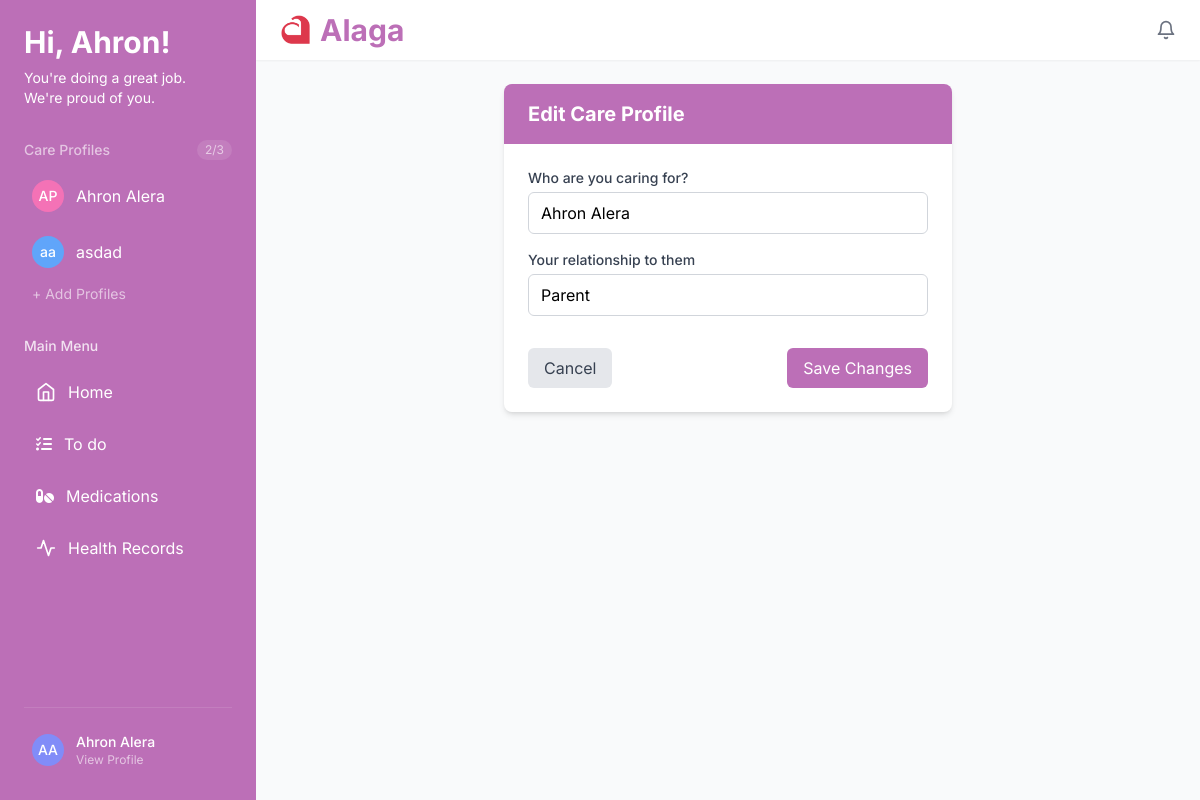
The app's page /edit_profile/1 (signed in) with its own data.
### app.py (models this page shows)
class User(db.Model, UserMixin):
    id = db.Column(db.Integer, primary_key=True)
    fullname = db.Column(db.String(20), nullable=False)
    username = db.Column(db.String(20), unique=True, nullable=False)
    password = db.Column(db.String(80), nullable=False)
    medications = db.relationship('Medication', backref='user_profile', lazy=True, cascade="all, delete-orphan")

class CareProfile(db.Model):
    id = db.Column(db.Integer, primary_key=True)
    care_recipient = db.Column(db.String(50), nullable=False)  # who you care for
    relationship = db.Column(db.String(50), nullable=False)    # relationship to them
    user_id = db.Column(db.Integer, db.ForeignKey('user.id'), nullable=False)
    medications = db.relationship('Medication', backref='care_profile', lazy=True, cascade="all, delete-orphan")

### app.py (the view)
@app.route('/edit_profile/<int:profile_id>', methods=['GET', 'POST'])
@login_required
def edit_profile(profile_id):
    profile = CareProfile.query.filter_by(id=profile_id, user_id=current_user.id).first_or_404()
    profiles = CareProfile.query.filter_by(user_id=current_user.id).all()
    if request.method == 'POST':
        profile.care_recipient = request.form.get('care_recipient')
        profile.relationship = request.form.get('relationship')
        db.session.commit()
        return redirect(url_for('care_profiles'))
    fullname = current_user.fullname
    initials = get_initials(fullname)
    return render_template('edit_profile.html', profile=profile, profiles=profiles, fullname=fullname, initials=initials)

### app.py (called while the page is built)
@login_manager.user_loader
def load_user(user_id):
    return User.query.get(int(user_id))

@app.context_processor
def utility_processor():
    return dict(get_initials=get_initials)

def get_initials(name):
    parts = name.strip().split()
    initials = ''.join([p[0].upper() for p in parts if p])
    return initials

### templates/edit_profile.html (shortened to what this page needs)
<!doctype html>
<html lang="en">
<head>
    <script src="https://cdn.tailwindcss.com"></script>
    <link rel="stylesheet" href="https://cdnjs.cloudflare.com/ajax/libs/font-awesome/6.0.0-beta3/css/all.min.css">
</head>
<body class="min-h-screen bg-gray-50 font-[Inter]">
    <div class="flex h-screen relative">
      <aside id="sidebar" class="sidebar fixed md:static w-64 bg-[#BC6FB7] text-white p-6 flex flex-col h-full z-30">
        <div class="flex flex-col items-start mb-8">
          <h1 class="text-3xl font-bold font-montserrat">Hi, {{ fullname.split()[0] }}! </h1>
          <p class="text-white-600 text-sm mt-2">You're doing a great job. <br> We're proud of you.</p>
        </div>
        <div class="mb-8">
          <div class="flex items-center justify-between mb-3">
            <h2 class="text-white/60 text-sm font-medium">Care Profiles</h2>
            <span class="text-xs text-white/60 bg-white/10 px-2 py-0.5 rounded-full">{{ profiles|length }}/3</span>
          </div>
          <div class="space-y-2">
            {% for profile in profiles %}
              <form action="{{ url_for('switch_profile', profile_id=profile.id) }}" method="post">
                <button type="submit" class="w-full flex items-center space-x-3 {% if session.get('active_profile_id')|int == profile.id %}bg-white/10{% endif %} rounded-lg p-2 hover:bg-white/20 transition">
                  <div class="w-8 h-8 rounded-full
                    {% if loop.index % 3 == 0 %}bg-green-400{% elif loop.index % 3 == 1 %}bg-pink-400{% else %}bg-blue-400{% endif %}
                    flex items-center justify-center font-medium text-sm">
                    {{ profile.care_recipient[:1] }}{{ profile.relationship[:1] }}
                  </div>
                  <span>{{ profile.care_recipient }}</span>
                </button>
              </form>
            {% endfor %}
          </div>
          {% if profiles|length < 3 %}
            <a href="{{ url_for('care_profiles') }}" class="w-full block text-sm text-white/60 hover:text-white mt-2 text-left pl-2"> + Add Profiles </a>
          {% else %}
            <a href="{{ url_for('care_profiles')}}" class="w-full block text-sm text-white/60 hover:text-white mt-2 text-left pl-2"> View Care Profiles </a>
          {% endif %}
        </div>
        <nav class="flex-1">
          <h2 class="text-white/80 text-sm font-medium mb-3">Main Menu</h2>
          <div class="space-y-1">
            <a href="{{ url_for('dashboard') }}" class="flex items-center space-x-3 rounded-lg p-3 hover:bg-white/20 transition">
              <svg xmlns="http://www.w3.org/2000/svg" width="20" height="20" viewBox="0 0 24 24" fill="none" stroke="currentColor" stroke-width="2" stroke-linecap="round" stroke-linejoin="round"><path d="m3 9 9-7 9 7v11a2 2 0 0 1-2 2H5a2 2 0 0 1-2-2z"/><polyline points="9 22 9 12 15 12 15 22"/></svg>
              <span>Home</span>
            </a>
            <a href="{{ url_for('todo') }}" class="flex items-center space-x-3 rounded-lg p-3 hover:bg-white/10 transition">
              <i class="fa-solid fa-list-check"></i>
              <span>To do</span>
            </a>
            <a href="{{ url_for('medications') }}" class="flex items-center space-x-3 rounded-lg p-3 hover:bg-white/10 transition">
              <i class="fa-solid fa-pills"></i>
              <span>Medications</span>
            </a>
            <a href="{{ url_for('health_records') }}" class="flex items-center space-x-3 rounded-lg p-3 hover:bg-white/10 transition">
              <svg xmlns="http://www.w3.org/2000/svg" width="20" height="20" viewBox="0 0 24 24" fill="none" stroke="currentColor" stroke-width="2" stroke-linecap="round" stroke-linejoin="round"><path d="M22 12h-4l-3 9L9 3l-3 9H2"/></svg>
              <span>Health Records</span>
            </a>
          </div>
        </nav>
        <div class="mt-auto pt-4 border-t border-white/10">
          <a href="{{ url_for('view_profile') }}" class="w-full flex items-center space-x-3 rounded-lg p-2 hover:bg-white/10 transition">
            <div class="w-8 h-8 rounded-full bg-indigo-400 flex items-center justify-center font-medium text-sm">{{ initials }}</div>
            <div class="text-left">
              <div class="text-sm font-medium">{{ fullname }}</div>
              <div class="text-xs text-white/60">View Profile</div>
            </div>
          </a>
        </div>
      </aside>
      <div class="flex-1 flex flex-col overflow-hidden">
        <header class="bg-white py-3 px-6 shadow-sm flex items-center justify-between">
          <div class="flex items-center">
            <img src="{{ url_for('static', filename='images/alaga_logo_trans.png') }}" alt="Alaga Logo" class="h-8 w-8 mr-2">
            <h2 class="text-3xl font-bold text-[#BC6FB7]">Alaga</h2>
          </div>
          <div class="flex items-center space-x-4">
            <button class="text-gray-500 hover:text-gray-700">
              <svg xmlns="http://www.w3.org/2000/svg" width="20" height="20" viewBox="0 0 24 24" fill="none" stroke="currentColor" stroke-width="2" stroke-linecap="round" stroke-linejoin="round"><path d="M6 8a6 6 0 0 1 12 0c0 7 3 9 3 9H3s3-2 3-9"/><path d="M10.3 21a1.94 1.94 0 0 0 3.4 0"/></svg>
            </button>
          </div>
        </header>
        <main class="flex-1 overflow-auto p-6">
          <div class="max-w-md mx-auto bg-white rounded-lg shadow-md overflow-hidden">
            <div class="bg-[#BC6FB7] px-6 py-4">
              <h2 class="text-xl font-bold text-white">Edit Care Profile</h2>
            </div>
            <div class="p-6">
              <form method="POST" action="{{ url_for('edit_profile', profile_id=profile.id) }}" class="space-y-4">
                <div>
                  <label for="care_recipient" class="block text-sm font-medium text-gray-700 mb-1">Who are you caring for?</label>
                  <input
                    type="text"
                    id="care_recipient"
                    name="care_recipient"
                    value="{{ profile.care_recipient }}"
                    class="w-full px-3 py-2 border border-gray-300 rounded-md focus:outline-none focus:ring-2 focus:ring-[#BC6FB7]"
                    required
                  >
                </div>
                <div>
                  <label for="relationship" class="block text-sm font-medium text-gray-700 mb-1">Your relationship to them</label>
                  <input
                    type="text"
                    id="relationship"
                    name="relationship"
                    value="{{ profile.relationship }}"
                    class="w-full px-3 py-2 border border-gray-300 rounded-md focus:outline-none focus:ring-2 focus:ring-[#BC6FB7]"
                    required
                  >
                </div>
                <div class="flex justify-between pt-4">
                  <a href="{{ url_for('care_profiles') }}" class="px-4 py-2 bg-gray-200 text-gray-700 rounded-md hover:bg-gray-300 transition">
                    Cancel
                  </a>
                  <button type="submit" class="px-4 py-2 bg-[#BC6FB7] text-white rounded-md hover:bg-[#a55ea0] transition">
                    Save Changes
                  </button>
                </div>
              </form>
            </div>
          </div>
        </main>
      </div>
    </div>
</body>
</html>

### templates/edit_profile.html (style rules this page uses)
.sidebar { transition: transform 0.3s ease-in-out; }

### records on screen
User: fullname "Ahron", fullname "Ahron Alera"
CareProfile: care_recipient "A", relationship "P", care_recipient "Ahron Alera", relationship "Parent"
CareProfile: care_recipient "a", relationship "a", care_recipient "asdad"

### other values on screen
{{ profiles|length }} "2"
{{ initials }} "AA"
